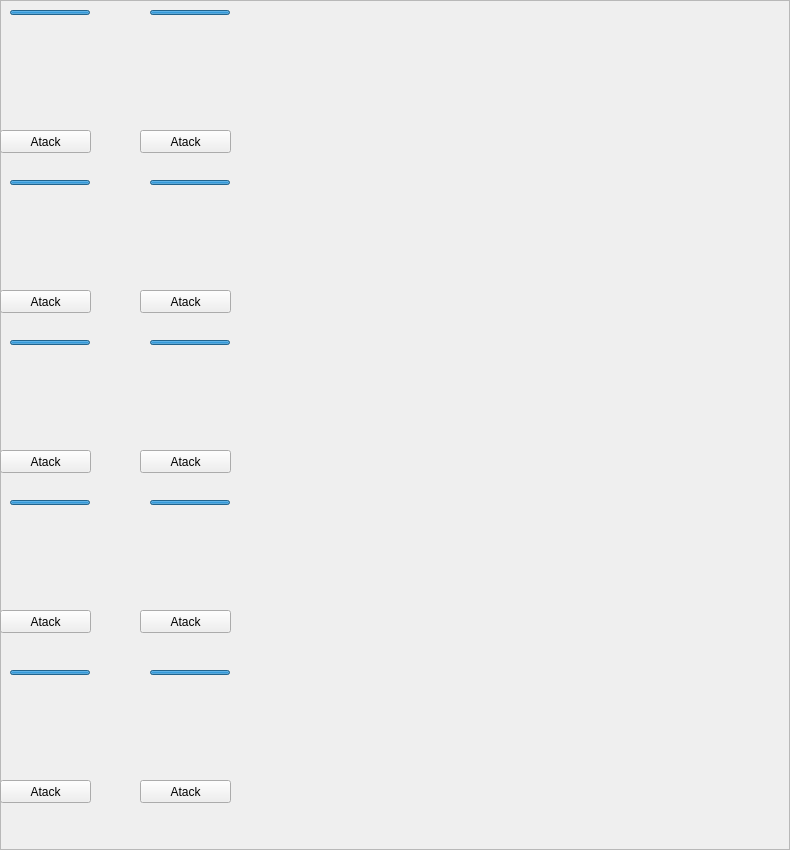
                   <widget class="QFrame" name="frame_2">
                    <property name="geometry">
                     <rect>
                      <x>0</x>
                      <y>0</y>
                      <width>790</width>
                      <height>850</height>
                     </rect>
                    </property>
                    <property name="minimumSize">
                     <size>
                      <width>790</width>
                      <height>850</height>
                     </size>
                    </property>
                    <property name="styleSheet">
                     <string notr="true"/>
                    </property>
                    <property name="frameShape">
                     <enum>QFrame::StyledPanel</enum>
                    </property>
                    <property name="frameShadow">
                     <enum>QFrame::Raised</enum>
                    </property>
                    <widget class="QLabel" name="Monster_1_QLabel">
                     <property name="geometry">
                      <rect>
                       <x>10</x>
                       <y>36</y>
                       <width>80</width>
                       <height>100</height>
                      </rect>
                     </property>
                     <property name="minimumSize">
                      <size>
                       <width>80</width>
                       <height>100</height>
                      </size>
                     </property>
                     <property name="maximumSize">
                      <size>
                       <width>80</width>
                       <height>100</height>
                      </size>
                     </property>
                     <property name="styleSheet">
                      <string notr="true"/>
                     </property>
                     <property name="text">
                      <string/>
                     </property>
                    </widget>
                    <widget class="QLabel" name="Monster_2_QLabel">
                     <property name="geometry">
                      <rect>
                       <x>10</x>
                       <y>210</y>
                       <width>80</width>
                       <height>100</height>
                      </rect>
                     </property>
                     <property name="minimumSize">
                      <size>
                       <width>80</width>
                       <height>100</height>
                      </size>
                     </property>
                     <property name="maximumSize">
                      <size>
                       <width>80</width>
                       <height>100</height>
                      </size>
                     </property>
                     <property name="styleSheet">
                      <string notr="true"/>
                     </property>
                     <property name="text">
                      <string/>
                     </property>
                    </widget>
                    <widget class="QLabel" name="Monster_3_QLabel">
                     <property name="geometry">
                      <rect>
                       <x>10</x>
                       <y>368</y>
                       <width>80</width>
                       <height>100</height>
                      </rect>
                     </property>
                     <property name="minimumSize">
                      <size>
                       <width>80</width>
                       <height>100</height>
                      </size>
                     </property>
                     <property name="maximumSize">
                      <size>
                       <width>80</width>
                       <height>100</height>
                      </size>
                     </property>
                     <property name="styleSheet">
                      <string notr="true"/>
                     </property>
                     <property name="text">
                      <string/>
                     </property>
                    </widget>
                    <widget class="QLabel" name="Monster_4_QLabel">
                     <property name="geometry">
                      <rect>
                       <x>10</x>
                       <y>530</y>
                       <width>80</width>
                       <height>100</height>
                      </rect>
                     </property>
                     <property name="minimumSize">
                      <size>
                       <width>80</width>
                       <height>100</height>
                      </size>
                     </property>
                     <property name="maximumSize">
                      <size>
                       <width>80</width>
                       <height>100</height>
                      </size>
                     </property>
                     <property name="styleSheet">
                      <string notr="true"/>
                     </property>
                     <property name="text">
                      <string/>
                     </property>
                    </widget>
                    <widget class="QLabel" name="Monster_5_QLabel">
                     <property name="geometry">
                      <rect>
                       <x>10</x>
                       <y>700</y>
                       <width>80</width>
                       <height>100</height>
                      </rect>
                     </property>
                     <property name="minimumSize">
                      <size>
                       <width>80</width>
                       <height>100</height>
                      </size>
                     </property>
                     <property name="maximumSize">
                      <size>
                       <width>80</width>
                       <height>100</height>
                      </size>
                     </property>
                     <property name="styleSheet">
                      <string notr="true"/>
                     </property>
                     <property name="text">
                      <string/>
                     </property>
                    </widget>
                    <widget class="QLabel" name="Monster_10_QLabel">
                     <property name="geometry">
                      <rect>
                       <x>150</x>
                       <y>700</y>
                       <width>80</width>
                       <height>100</height>
                      </rect>
                     </property>
                     <property name="minimumSize">
                      <size>
                       <width>80</width>
                       <height>100</height>
                      </size>
                     </property>
                     <property name="maximumSize">
                      <size>
                       <width>80</width>
                       <height>100</height>
                      </size>
                     </property>
                     <property name="styleSheet">
                      <string notr="true"/>
                     </property>
                     <property name="text">
                      <string/>
                     </property>
                    </widget>
                    <widget class="QLabel" name="Monster_9_QLabel">
                     <property name="geometry">
                      <rect>
                       <x>150</x>
                       <y>530</y>
                       <width>80</width>
                       <height>100</height>
                      </rect>
                     </property>
                     <property name="minimumSize">
                      <size>
                       <width>80</width>
                       <height>100</height>
                      </size>
                     </property>
                     <property name="maximumSize">
                      <size>
                       <width>80</width>
                       <height>100</height>
                      </size>
                     </property>
                     <property name="styleSheet">
                      <string notr="true"/>
                     </property>
                     <property name="text">
                      <string/>
                     </property>
                    </widget>
                    <widget class="QLabel" name="Monster_8_QLabel">
                     <property name="geometry">
                      <rect>
                       <x>150</x>
                       <y>368</y>
                       <width>80</width>
                       <height>100</height>
                      </rect>
                     </property>
                     <property name="minimumSize">
                      <size>
                       <width>80</width>
                       <height>100</height>
                      </size>
                     </property>
                     <property name="maximumSize">
                      <size>
                       <width>80</width>
                       <height>100</height>
                      </size>
                     </property>
                     <property name="styleSheet">
                      <string notr="true"/>
                     </property>
                     <property name="text">
                      <string/>
                     </property>
                    </widget>
                    <widget class="QLabel" name="Monster_7_QLabel">
                     <property name="geometry">
                      <rect>
                       <x>150</x>
                       <y>210</y>
                       <width>80</width>
                       <height>100</height>
                      </rect>
                     </property>
                     <property name="minimumSize">
                      <size>
                       <width>80</width>
                       <height>100</height>
                      </size>
                     </property>
                     <property name="maximumSize">
                      <size>
                       <width>80</width>
                       <height>100</height>
                      </size>
                     </property>
                     <property name="styleSheet">
                      <string notr="true"/>
                     </property>
                     <property name="text">
                      <string/>
                     </property>
                    </widget>
                    <widget class="QLabel" name="Monster_6_QLabel">
                     <property name="geometry">
                      <rect>
                       <x>150</x>
                       <y>40</y>
                       <width>80</width>
                       <height>100</height>
                      </rect>
                     </property>
                     <property name="minimumSize">
                      <size>
                       <width>80</width>
                       <height>100</height>
                      </size>
                     </property>
                     <property name="maximumSize">
                      <size>
                       <width>80</width>
                       <height>100</height>
                      </size>
                     </property>
                     <property name="styleSheet">
                      <string notr="true"/>
                     </property>
                     <property name="text">
                      <string/>
                     </property>
                    </widget>
                    <widget class="QPushButton" name="Monster_1_QButton">
                     <property name="geometry">
                      <rect>
                       <x>0</x>
                       <y>130</y>
                       <width>91</width>
                       <height>23</height>
                      </rect>
                     </property>
                     <property name="text">
                      <string>Atack</string>
                     </property>
                    </widget>
                    <widget class="QPushButton" name="Monster_6_QButton">
                     <property name="geometry">
                      <rect>
                       <x>140</x>
                       <y>130</y>
                       <width>91</width>
                       <height>23</height>
                      </rect>
                     </property>
                     <property name="text">
                      <string>Atack</string>
                     </property>
                     <property name="checkable">
                      <bool>false</bool>
                     </property>
                    </widget>
                    <widget class="QPushButton" name="Monster_7_QButton">
                     <property name="geometry">
                      <rect>
                       <x>140</x>
                       <y>290</y>
                       <width>91</width>
                       <height>23</height>
                      </rect>
                     </property>
                     <property name="text">
                      <string>Atack</string>
                     </property>
                    </widget>
                    <widget class="QPushButton" name="Monster_2_QButton">
                     <property name="geometry">
                      <rect>
                       <x>0</x>
                       <y>290</y>
                       <width>91</width>
                       <height>23</height>
                      </rect>
                     </property>
                     <property name="text">
                      <string>Atack</string>
                     </property>
                    </widget>
                    <widget class="QPushButton" name="Monster_8_QButton">
                     <property name="geometry">
                      <rect>
                       <x>140</x>
                       <y>450</y>
                       <width>91</width>
                       <height>23</height>
                      </rect>
                     </property>
                     <property name="text">
                      <string>Atack</string>
                     </property>
                    </widget>
                    <widget class="QPushButton" name="Monster_3_QButton">
                     <property name="geometry">
                      <rect>
                       <x>0</x>
                       <y>450</y>
                       <width>91</width>
                       <height>23</height>
                      </rect>
                     </property>
                     <property name="text">
                      <string>Atack</string>
                     </property>
                    </widget>
                    <widget class="QPushButton" name="Monster_9_QButton">
                     <property name="geometry">
                      <rect>
                       <x>140</x>
                       <y>610</y>
                       <width>91</width>
                       <height>23</height>
                      </rect>
                     </property>
                     <property name="text">
                      <string>Atack</string>
                     </property>
                    </widget>
                    <widget class="QPushButton" name="Monster_4_QButton">
                     <property name="geometry">
                      <rect>
                       <x>0</x>
                       <y>610</y>
                       <width>91</width>
                       <height>23</height>
                      </rect>
                     </property>
                     <property name="text">
                      <string>Atack</string>
                     </property>
                    </widget>
                    <widget class="QPushButton" name="Monster_10_QButton">
                     <property name="geometry">
                      <rect>
                       <x>140</x>
                       <y>780</y>
                       <width>91</width>
                       <height>23</height>
                      </rect>
                     </property>
                     <property name="text">
                      <string>Atack</string>
                     </property>
                    </widget>
                    <widget class="QPushButton" name="Monster_5_QButton">
                     <property name="geometry">
                      <rect>
                       <x>0</x>
                       <y>780</y>
                       <width>91</width>
                       <height>23</height>
                      </rect>
                     </property>
                     <property name="text">
                      <string>Atack</string>
                     </property>
                    </widget>
                    <widget class="QProgressBar" name="Monster_1_QProgressBar">
                     <property name="geometry">
                      <rect>
                       <x>10</x>
                       <y>10</y>
                       <width>80</width>
                       <height>5</height>
                      </rect>
                     </property>
                     <property name="styleSheet">
                      <string notr="true"/>
                     </property>
                     <property name="value">
                      <number>100</number>
                     </property>
                     <property name="textVisible">
                      <bool>false</bool>
                     </property>
                     <property name="textDirection">
                      <enum>QProgressBar::TopToBottom</enum>
                     </property>
                     <property name="format">
                      <string/>
                     </property>
                    </widget>
                    <widget class="QProgressBar" name="Monster_6_QProgressBar">
                     <property name="geometry">
                      <rect>
                       <x>150</x>
                       <y>10</y>
                       <width>80</width>
                       <height>5</height>
                      </rect>
                     </property>
                     <property name="value">
                      <number>100</number>
                     </property>
                     <property name="textVisible">
                      <bool>false</bool>
                     </property>
                     <property name="textDirection">
                      <enum>QProgressBar::TopToBottom</enum>
                     </property>
                     <property name="format">
                      <string/>
                     </property>
                    </widget>
                    <widget class="QProgressBar" name="Monster_2_QProgressBar">
                     <property name="geometry">
                      <rect>
                       <x>10</x>
                       <y>180</y>
                       <width>80</width>
                       <height>5</height>
                      </rect>
                     </property>
                     <property name="value">
                      <number>100</number>
                     </property>
                     <property name="textVisible">
                      <bool>false</bool>
                     </property>
                     <property name="textDirection">
                      <enum>QProgressBar::TopToBottom</enum>
                     </property>
                     <property name="format">
                      <string/>
                     </property>
                    </widget>
                    <widget class="QProgressBar" name="Monster_7_QProgressBar">
                     <property name="geometry">
                      <rect>
                       <x>150</x>
                       <y>180</y>
                       <width>80</width>
                       <height>5</height>
                      </rect>
                     </property>
                     <property name="value">
                      <number>100</number>
                     </property>
                     <property name="textVisible">
                      <bool>false</bool>
                     </property>
                     <property name="textDirection">
                      <enum>QProgressBar::TopToBottom</enum>
                     </property>
                     <property name="format">
                      <string/>
                     </property>
                    </widget>
                    <widget class="QProgressBar" name="Monster_8_QProgressBar">
                     <property name="geometry">
                      <rect>
                       <x>150</x>
                       <y>340</y>
                       <width>80</width>
                       <height>5</height>
                      </rect>
                     </property>
                     <property name="value">
                      <number>100</number>
                     </property>
                     <property name="textVisible">
                      <bool>false</bool>
                     </property>
                     <property name="textDirection">
                      <enum>QProgressBar::TopToBottom</enum>
                     </property>
                     <property name="format">
                      <string/>
                     </property>
                    </widget>
                    <widget class="QProgressBar" name="Monster_3_QProgressBar">
                     <property name="geometry">
                      <rect>
                       <x>10</x>
                       <y>340</y>
                       <width>80</width>
                       <height>5</height>
                      </rect>
                     </property>
                     <property name="value">
                      <number>100</number>
                     </property>
                     <property name="textVisible">
                      <bool>false</bool>
                     </property>
                     <property name="textDirection">
                      <enum>QProgressBar::TopToBottom</enum>
                     </property>
                     <property name="format">
                      <string/>
                     </property>
                    </widget>
                    <widget class="QProgressBar" name="Monster_9_QProgressBar">
                     <property name="geometry">
                      <rect>
                       <x>150</x>
                       <y>500</y>
                       <width>80</width>
                       <height>5</height>
                      </rect>
                     </property>
                     <property name="value">
                      <number>100</number>
                     </property>
                     <property name="textVisible">
                      <bool>false</bool>
                     </property>
                     <property name="textDirection">
                      <enum>QProgressBar::TopToBottom</enum>
                     </property>
                     <property name="format">
                      <string/>
                     </property>
                    </widget>
                    <widget class="QProgressBar" name="Monster_4_QProgressBar">
                     <property name="geometry">
                      <rect>
                       <x>10</x>
                       <y>500</y>
                       <width>80</width>
                       <height>5</height>
                      </rect>
                     </property>
                     <property name="value">
                      <number>100</number>
                     </property>
                     <property name="textVisible">
                      <bool>false</bool>
                     </property>
                     <property name="textDirection">
                      <enum>QProgressBar::TopToBottom</enum>
                     </property>
                     <property name="format">
                      <string/>
                     </property>
                    </widget>
                    <widget class="QProgressBar" name="Monster_10_QProgressBar">
                     <property name="geometry">
                      <rect>
                       <x>150</x>
                       <y>670</y>
                       <width>80</width>
                       <height>5</height>
                      </rect>
                     </property>
                     <property name="value">
                      <number>100</number>
                     </property>
                     <property name="textVisible">
                      <bool>false</bool>
                     </property>
                     <property name="textDirection">
                      <enum>QProgressBar::TopToBottom</enum>
                     </property>
                     <property name="format">
                      <string/>
                     </property>
                    </widget>
                    <widget class="QProgressBar" name="Monster_5_QProgressBar">
                     <property name="geometry">
                      <rect>
                       <x>10</x>
                       <y>670</y>
                       <width>80</width>
                       <height>5</height>
                      </rect>
                     </property>
                     <property name="value">
                      <number>100</number>
                     </property>
                     <property name="textVisible">
                      <bool>false</bool>
                     </property>
                     <property name="textDirection">
                      <enum>QProgressBar::TopToBottom</enum>
                     </property>
                     <property name="format">
                      <string/>
                     </property>
                    </widget>
                    <widget class="QLabel" name="Monster_1_Name">
                     <property name="geometry">
                      <rect>
                       <x>10</x>
                       <y>20</y>
                       <width>81</width>
                       <height>16</height>
                      </rect>
                     </property>
                     <property name="text">
                      <string/>
                     </property>
                    </widget>
                    <widget class="QLabel" name="Monster_6_Name">
                     <property name="geometry">
                      <rect>
                       <x>150</x>
                       <y>20</y>
                       <width>81</width>
                       <height>16</height>
                      </rect>
                     </property>
                     <property name="text">
                      <string/>
                     </property>
                    </widget>
                    <widget class="QLabel" name="Monster_7_Name">
                     <property name="geometry">
                      <rect>
                       <x>150</x>
                       <y>190</y>
                       <width>81</width>
                       <height>16</height>
                      </rect>
                     </property>
                     <property name="text">
                      <string/>
                     </property>
                    </widget>
                    <widget class="QLabel" name="Monster_2_Name">
                     <property name="geometry">
                      <rect>
                       <x>10</x>
                       <y>190</y>
                       <width>81</width>
                       <height>16</height>
                      </rect>
                     </property>
                     <property name="text">
                      <string/>
                     </property>
                    </widget>
                    <widget class="QLabel" name="Monster_8_Name">
                     <property name="geometry">
                      <rect>
                       <x>150</x>
                       <y>350</y>
                       <width>81</width>
                       <height>16</height>
                      </rect>
                     </property>
                     <property name="text">
                      <string/>
                     </property>
                    </widget>
                    <widget class="QLabel" name="Monster_3_Name">
                     <property name="geometry">
                      <rect>
                       <x>10</x>
                       <y>350</y>
                       <width>81</width>
                       <height>16</height>
                      </rect>
                     </property>
                     <property name="text">
                      <string/>
                     </property>
                    </widget>
                    <widget class="QLabel" name="Monster_9_Name">
                     <property name="geometry">
                      <rect>
                       <x>150</x>
                       <y>510</y>
                       <width>81</width>
                       <height>16</height>
                      </rect>
                     </property>
                     <property name="text">
                      <string/>
                     </property>
                    </widget>
                    <widget class="QLabel" name="Monster_4_Name">
                     <property name="geometry">
                      <rect>
                       <x>10</x>
                       <y>510</y>
                       <width>81</width>
                       <height>16</height>
                      </rect>
                     </property>
                     <property name="text">
                      <string/>
                     </property>
                    </widget>
                    <widget class="QLabel" name="Monster_10_Name">
                     <property name="geometry">
                      <rect>
                       <x>150</x>
                       <y>680</y>
                       <width>81</width>
                       <height>16</height>
                      </rect>
                     </property>
                     <property name="text">
                      <string/>
                     </property>
                    </widget>
                    <widget class="QLabel" name="Monster_5_Name">
                     <property name="geometry">
                      <rect>
                       <x>10</x>
                       <y>680</y>
                       <width>81</width>
                       <height>16</height>
                      </rect>
                     </property>
                     <property name="text">
                      <string/>
                     </property>
                    </widget>
                    <zorder>Monster_1_QLabel</zorder>
                    <zorder>Monster_2_QLabel</zorder>
                    <zorder>Monster_3_QLabel</zorder>
                    <zorder>Monster_4_QLabel</zorder>
                    <zorder>Monster_5_QLabel</zorder>
                    <zorder>Monster_10_QLabel</zorder>
                    <zorder>Monster_9_QLabel</zorder>
                    <zorder>Monster_8_QLabel</zorder>
                    <zorder>Monster_7_QLabel</zorder>
                    <zorder>Monster_6_QLabel</zorder>
                    <zorder>Monster_1_QButton</zorder>
                    <zorder>Monster_6_QButton</zorder>
                    <zorder>Monster_7_QButton</zorder>
                    <zorder>Monster_2_QButton</zorder>
                    <zorder>Monster_8_QButton</zorder>
                    <zorder>Monster_3_QButton</zorder>
                    <zorder>Monster_9_QButton</zorder>
                    <zorder>Monster_4_QButton</zorder>
                    <zorder>Monster_5_QButton</zorder>
                    <zorder>Monster_1_QProgressBar</zorder>
                    <zorder>Monster_6_QProgressBar</zorder>
                    <zorder>Monster_2_QProgressBar</zorder>
                    <zorder>Monster_7_QProgressBar</zorder>
                    <zorder>Monster_8_QProgressBar</zorder>
                    <zorder>Monster_3_QProgressBar</zorder>
                    <zorder>Monster_9_QProgressBar</zorder>
                    <zorder>Monster_4_QProgressBar</zorder>
                    <zorder>Monster_10_QProgressBar</zorder>
                    <zorder>Monster_5_QProgressBar</zorder>
                    <zorder>Monster_1_Name</zorder>
                    <zorder>Monster_6_Name</zorder>
                    <zorder>Monster_7_Name</zorder>
                    <zorder>Monster_2_Name</zorder>
                    <zorder>Monster_8_Name</zorder>
                    <zorder>Monster_3_Name</zorder>
                    <zorder>Monster_9_Name</zorder>
                    <zorder>Monster_4_Name</zorder>
                    <zorder>Monster_10_Name</zorder>
                    <zorder>Monster_5_Name</zorder>
                    <zorder>Monster_10_QButton</zorder>
                   </widget>
